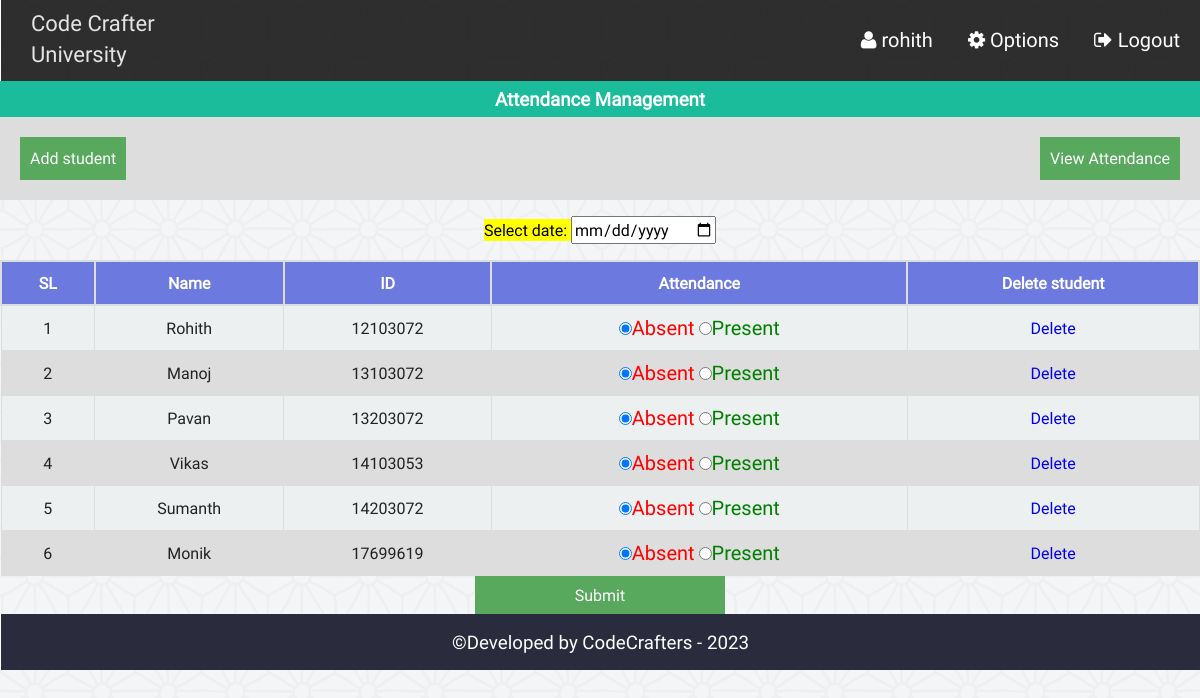
Screenshot of /admin/class_att.php (signed in) with the database file from the repository.
### tables this page shows
CREATE TABLE `at_student` (
  `id` int(11) NOT NULL,
  `name` varchar(40) NOT NULL,
  `st_id` int(11) NOT NULL
);

### admin/php/functions.php (called while the page is built, shortened)
<?php
class login_registration_class{
	public function attn_student(){
		global $conn;
		$sql = "select * from at_student";
		$result = $conn->query($sql);
		return $result;
	}
};
?>

### admin/class_att.php (the view, shortened to what this page needs)
<?php
	require "php/config.php";
	require_once "php/functions.php";
	$user = new login_registration_class();
?>
<?php
include "php/headertop_admin.php";
?>
<div class="all_student fix">
		<h3 style="text-align:center;color:#fff;margin:0;padding:5px;background:#1abc9c">Attendance Management</h3>
		<div  class="fix" style="background:#ddd;padding:20px;">
			<span style="float:left;"><a style="color:#fff;" href="att_add.php"><button style="background:#58A85D;border:none;color:#fff;padding:10px;">Add student</button></a></span>
			<span style="float:right;"><a style="color:#fff;" href="att_view.php"> <button style="background:#58A85D;border:none;color:#fff;padding:10px;">View Attendance</button></a></span>
		</div>
	<form action="" method="post">
		<p style="text-align:center;color:#34495e;">
			<mark>Select date: <input type="date" name="attndate" required/></mark>
		</p>
		<table class="tab_one" style="text-align:center;">
			<tr>
				<th style="text-align:center;">SL</th>
				<th style="text-align:center;">Name</th>
				<th style="text-align:center;">ID</th>
				<th style="text-align:center;">Attendance</th>
				<th style="text-align:center;">Delete student</th>
			</tr>
			<?php
			$i=0;
				$alluser = $user->attn_student();
				while($rows = $alluser->fetch_assoc()){
				$i++;
		?>
			<tr>
				<td><?php echo $i;?></td>
				<td><?php echo $rows['name'];?></td>
				<td><?php echo $rows['st_id'];?></td>
				<td>
					<label style="color:red;font-size:20px"><input type="radio" name="attn[<?php echo $rows['st_id'];?>]" value="absent" checked/>Absent</label>
					<label style="color:green;font-size:20px"> <input type="radio" name="attn[<?php echo $rows['st_id'];?>]" value="present" />Present</label>
				</td>
				<td><a href="att_del.php?dl=<?php echo $rows['id']; ?>">Delete</a></td>
			</tr>
			<?php } ?>
		</table>
		<center>
		<span><input style="<text-align:right></text-align:right>;background:#58A85D;border:none;color:#fff;padding:8px 100px;" type="submit" name="submit" value="Submit" /></span> <br>
		</center>
	</form>
</div>
<?php include "php/footerbottom.php";?>

### admin/css/style.css (style rules this page uses)
html { color: #222; font-size: 1em; line-height: 1.4; }
a { text-decoration:none; }
.fix { overflow:hidden; }
.st_reg th, td { padding: 8px; }
table.tab_one { width:100%; }
table.tab_one th { background:#6c7ae0; padding:10px; font-weight:bold; text-align:left; color:white; }
table.tab_one td { border:1px solid #ddd; padding:8px; }
table.tab_one td a { text-decoration:none; }
table.tab_one tr:nth-child(odd) { background:#ddd; }
table.tab_one tr:nth-child(even) { background:#ecf0f1; }
.all_student { min-height:450px; }
table.att_tab tr,td,th { border:2px solid #ddd; border-collapse:collapse; padding:8px; }

### rows the page displays
at_student: name "Rohith", st "12103072"
at_student: name "Manoj", st "13103072"
at_student: name "Pavan", st "13203072"
at_student: name "Vikas", st "14103053"
at_student: name "Sumanth", st "14203072"
at_student: name "Monik", st "17699619"

### other values shown
$admin_name "rohith"
